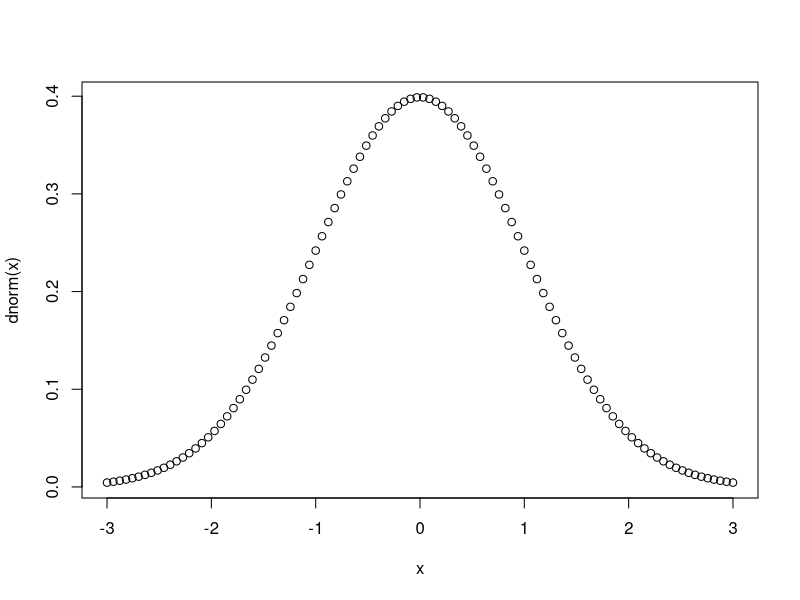
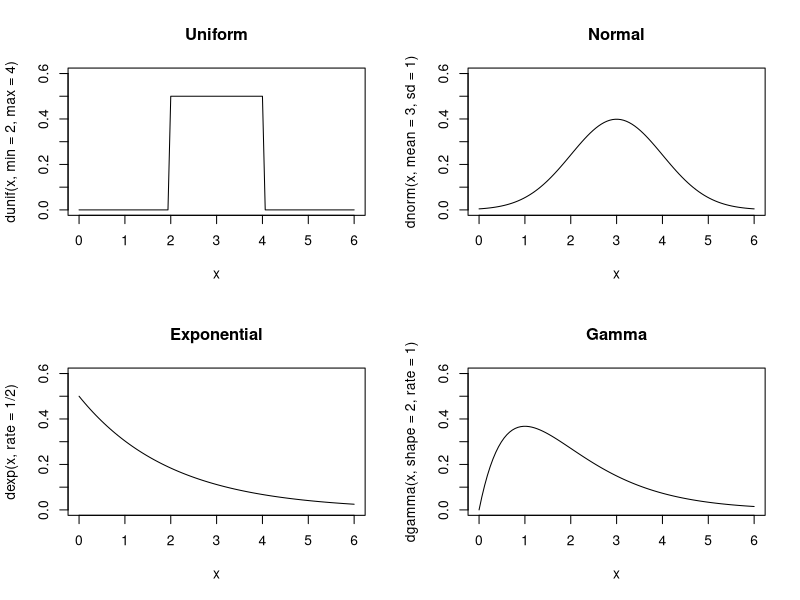
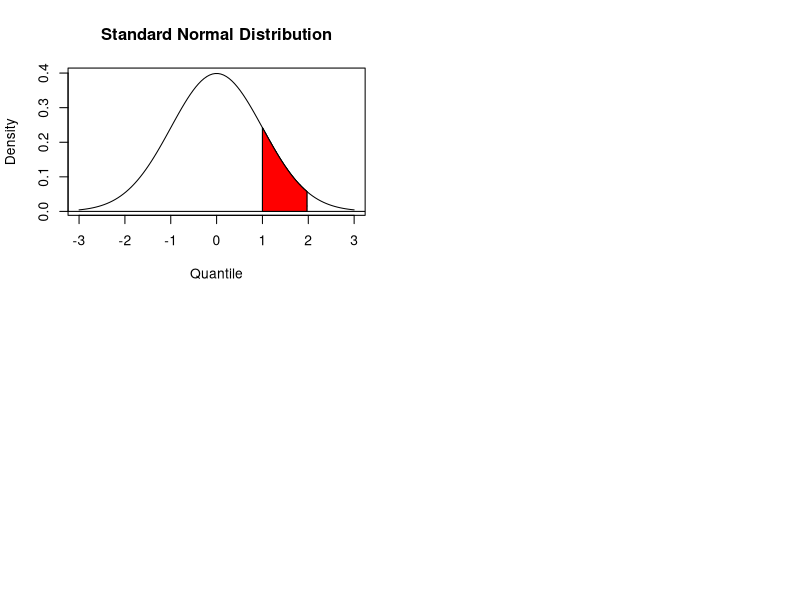

Recreate these plots in R, in order.
# Tutorial 06: 06/02/13
# Basic Statistics

# counting
# calculate the number of combinations of n items taken k at a time: choose(n,k)
choose(5,3)
#[1] 10
# generate all combinations: combn(items, k)
combn(1:5,3); # all 3 number combinations from 1 to 5
# [,1] [,2] [,3] [,4] [,5] [,6] [,7] [,8] [,9] [,10]
# [1,]    1    1    1    1    1    1    2    2    2     3
# [2,]    2    2    2    3    3    4    3    3    4     4
# [3,]    3    4    5    4    5    5    4    5    5     5

# generating random numbers
#runif(#number of random numbers n, min =0, max =1)
runif(1); #uniformlly distributed random number
#rnorm(#number of random numbers n, mean=0, sd =1)
rnorm(1); #normally distributed random number
#generating reproducible random numbers
set.seed(777); #"777" only represents a state of the random number generator, use this number to retrieve the random number
runif(5);
#[1] 0.6878574 0.4921926 0.3451156 0.9950499 0.6952672
set.seed(777)
runif(5);
#[1] 0.6878574 0.4921926 0.3451156 0.9950499 0.6952672
#as long as the seed number is the same, the random number will return the same value

# generating random samples: sample(vec, n)
my_data = 1995:2012;
sample(my_data,5); #randomly select 5 samples from my_data, without replacement
#[1] 1995 2000 1997 2009 1998
sample(my_data,size=5, replace =TRUE); #sample with replacement
#[1] 2008 2006 2005 2005 2010
# bootstrapping median example:
x = runif(300,min=1.34, max = 2.38);
medians = numeric(1000);#place holding
for (i in 1:1000){
  medians[i] = median(sample(x,replace = TRUE));
}
#then, estimate confidence interval of the median
CI = quantile(medians, c(0.025, 0.975));
cat("95% confidence interval is (", CI, ")\n");
#95% confidence interval is ( 1.757926 1.907547 )


# generating random sequence: sample(set, n, replace = TRUE)
sample(c("H","T"),10, replace = T); #coin toss 10 times
#[1] "T" "T" "H" "T" "T" "H" "H" "H" "H" "H"
#sampling with different probabilities
sample(c(T, F), 20, replace = T, prob=c(0.2, 0.8)); #sample with P("T") = 0.2, and P("F") = 0.8
#[1] FALSE FALSE FALSE FALSE  TRUE FALSE FALSE FALSE  TRUE  TRUE FALSE  
#              TRUE  TRUE  TRUE FALSE FALSE FALSE FALSE FALSE FALSE
# The above can also use rbinom(n, size, prob), "n" samples at a time/trial, "size" times/trials, with P(x=success) = 0.8, P(x=0) = 0.2
A=rbinom(10000, 1, 0.8)

#shuffling a vector: sample(v)
v = 1:10;
sample(v);
#[1]  1  5  3 10  2  4  6  8  7  9
#which is equivalent to sample(v, size = length(v), replace = FALSE)

# Calculating probabilities for discrete distributions
# all built-in functions with "d" prefixed are density functions
# all built-in functions with "p" prefixed are distribution functions

#given a binomial distrubition, what is the probability of getting 7 successful trials, over 10 trials, with  single trial probability 0.5
dbinom(7, size = 10, prob = 0.5);
#[1] 0.1171875
#given the above conditions, what is the culmulative probability (P(x<=7))
pbinom(7, size = 10, prob = 0.5);
#[1] 0.9453125
#get survival function (P(X>7))
pbinom(7, size = 10, prob = 0.5, lower.tail = FALSE);
#[1] 0.0546875
#to find interval probability (P(3<x<=7))
diff(pbinom(c(3,7), size = 10, prob = 0.5))
#[1] 0.7734375

# Calculating probabilities for continuous distributions

#given mean height is 70 in, and sd of height is 3, what is the probability of a man shorter than 66 in
pnorm(66, mean=70, sd=3)
#[1] 0.09121122
#find probability of a number that is less than 20 in an exponential function with mean of 40
pexp(20, rate = 1/40);
#[1] 0.3934693
#find probability of a number that is greater than 50 in an exponential function with mean of 40
pexp(50, rate = 1/40, lower.tail = FALSE);
#[1] 0.2865048
#calculate the probability in between 20 and 50 given an exponential function with mean of 40
diff(pexp(c(20,50), rate = 1/40))
#[1] 0.3200259

# Converting probabilities to quantiles
# built-in quantile functions have "q" prefixed
#What is the quantile for p = 0.05, given a normal distribution mean 100, and sd 15
qnorm(0.05, mean = 100, sd = 15)
#[1] 75.3272  #any number below this returned number has less 5% probability

# Plot density function
#simple plots
x = seq(from = -3, to = +3, length.out = 100);
plot(x, dnorm(x));

#plot 2x2 density plots
x = seq(from = 0, to = 6, length.out = 100);
ylim=c(0, 0.6);

par(mfrow=c(2,2)); #create a 2x2 plotting area
plot(x,dunif(x,min=2,max=4),main="Uniform",
     type='l', ylim=ylim);#plot uniform density
plot(x,dnorm(x,mean=3,sd=1),main="Normal",
     type='l',ylim=ylim);#plot normal density
plot(x,dexp(x,rate=1/2),main = "Exponential",
     type='l',ylim=ylim);#plot exponential density
plot(x,dgamma(x,shape=2,rate=1),main="Gamma",
     type='l',ylim=ylim);#plot gamma density

#plot with shade
x = seq(from=-3, to=+3, length.out = 100);
y = dnorm(x);
plot(x,y,main="Standard Normal Distribution", type="l",
     ylab="Density",xlab="Quantile");
abline(h=0);#adds a stright horizontal line (horizontal indicated by h)
#now, define a region of interest, say 1<=x<=2
region.x = x[1<=x & x<=2];
region.y = y[1<=x & x<=2];
#add intial and end segments which will enclose the region of interest
region.x = c(region.x[1], region.x, tail(region.x,1));
region.y = c(0,            region.y, 0);
#call polygon to plot the boundary
polygon(region.x,region.y, density = 10);
#or to fill with color
polygon(region.x,region.y,density =-1, col = "red");

# This concludes today's study.